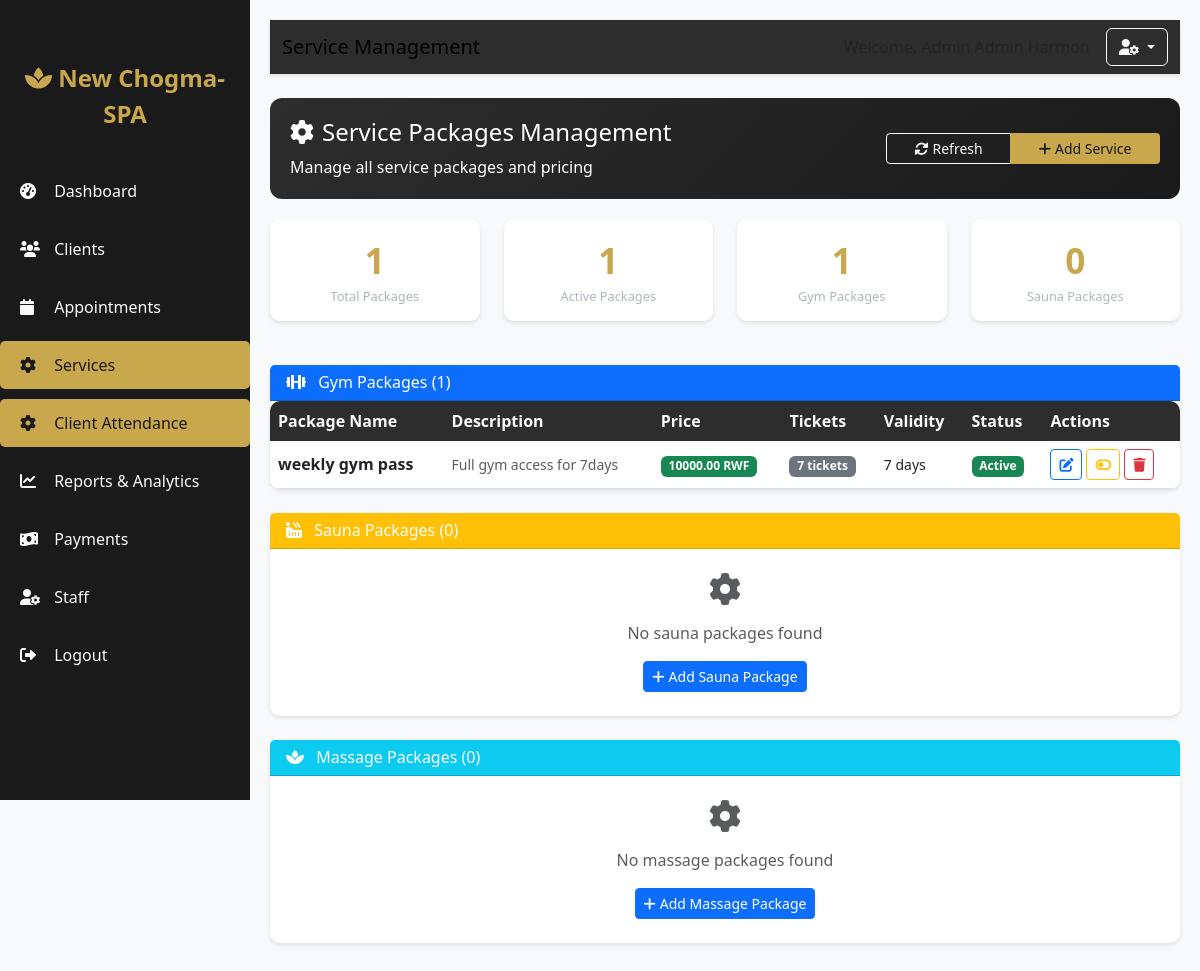
Screenshot of /admin-dashboard/services/ (signed in) with the database file from the repository.
### admin_app/models.py (models this page shows, shortened)
class ServicePackage(models.Model):
    SERVICE_TYPES = [
        ('gym', 'Gym'),
        ('sauna', 'Sauna'),
        ('massage', 'Massage'),
    ]
    DURATION_UNITS = [
        ('days', 'Days'),
        ('weeks', 'Weeks'),
        ('months', 'Months'),
    ]
    name = models.CharField(max_length=100)
    service_type = models.CharField(max_length=10, choices=SERVICE_TYPES)
    description = models.TextField(blank=True)
    price = models.DecimalField(max_digits=12, decimal_places=2, validators=[MinValueValidator(0)], help_text="Price in RWF")
    tickets_included = models.PositiveIntegerField(help_text="Number of tickets included (0 for unlimited)")
    validity_days = models.PositiveIntegerField(help_text="Package validity in days")
    is_active = models.BooleanField(default=True)
    auto_renew = models.BooleanField(default=False, help_text="Auto-renew package when expired")
    created_at = models.DateTimeField(auto_now_add=True)
    updated_at = models.DateTimeField(auto_now=True)
    class Meta:
        ordering = ['service_type', 'price']
        verbose_name = 'Service Package'
        verbose_name_plural = 'Service Packages'
    def is_unlimited(self):
        return self.tickets_included == 0
    def get_service_type_display(self):
        return dict(self.SERVICE_TYPES).get(self.service_type, self.service_type)

### admin_app/views.py (the view)
# urls.py: path('services/', views.service_management, name='service_management'),
@login_required
def service_management(request):
    if request.user.role != CustomUser.ADMIN:
        messages.error(request, 'You do not have permission to access this page.')
        return redirect('accounts:login')
    services = ServicePackage.objects.all().order_by('service_type', 'price')
    total_services = services.count()
    active_services = services.filter(is_active=True).count()
    service_types = {
        'gym': services.filter(service_type='gym'),
        'sauna': services.filter(service_type='sauna'),
        'massage': services.filter(service_type='massage'),
    }
    context = {
        'user': request.user,
        'services': services,
        'service_types': service_types,
        'total_services': total_services,
        'active_services': active_services,
        'active_tab': 'services',
    }
    return render(request, 'admin/service_management.html', context)

### accounts/models.py (called while the page is built)
    def get_full_name(self):
        return f"{self.first_name} {self.last_name}".strip()

### templates/admin/service_management.html (shortened to what this page needs)
{% extends 'admin/base.html' %}
{% block page_title %}Service Management{% endblock %}
{% block content %}
<div class="admin-section">
    <div class="row align-items-center">
        <div class="col-12 col-md-8">
            <h4><i class="fas fa-cog me-2"></i>Service Packages Management</h4>
            <p class="mb-0">Manage all service packages and pricing</p>
        </div>
        <div class="col-12 col-md-4 text-md-end mt-3 mt-md-0">
            <div class="btn-group w-100">
                <button class="btn btn-outline-light btn-sm" onclick="location.reload()">
                    <i class="fas fa-sync-alt me-1"></i>Refresh
                </button>
                <a href="{% url 'admin_app:add_service' %}" class="btn btn-accent btn-sm" style="background-color: var(--accent); color: var(--primary-dark);">
                    <i class="fas fa-plus me-1"></i>Add Service
                </a>
            </div>
        </div>
    </div>
</div>
<div class="row mb-4">
    <div class="col-6 col-md-3">
        <div class="card stat-card">
            <div class="stat-number">{{ total_services }}</div>
            <div class="stat-label">Total Packages</div>
        </div>
    </div>
    <div class="col-6 col-md-3">
        <div class="card stat-card">
            <div class="stat-number">{{ active_services }}</div>
            <div class="stat-label">Active Packages</div>
        </div>
    </div>
    <div class="col-6 col-md-3">
        <div class="card stat-card">
            <div class="stat-number">{{ service_types.gym.count }}</div>
            <div class="stat-label">Gym Packages</div>
        </div>
    </div>
    <div class="col-6 col-md-3">
        <div class="card stat-card">
            <div class="stat-number">{{ service_types.sauna.count }}</div>
            <div class="stat-label">Sauna Packages</div>
        </div>
    </div>
</div>
{% for service_type, packages in service_types.items %}
<div class="card mb-4">
    <div class="card-header {% if service_type == 'gym' %}bg-primary{% elif service_type == 'sauna' %}bg-warning text-dark{% else %}bg-info{% endif %} text-white">
        <h6 class="mb-0">
            <i class="fas
                {% if service_type == 'gym' %}fa-dumbbell{% endif %}
                {% if service_type == 'sauna' %}fa-hot-tub{% endif %}
                {% if service_type == 'massage' %}fa-spa{% endif %}
                me-2"></i>
            {{ packages.first.get_service_type_display|default:service_type|title }} Packages ({{ packages.count }})
        </h6>
    </div>
    <div class="card-body p-0">
        {% if packages %}
        <div class="table-responsive">
            <table class="table table-hover mb-0">
                <thead>
                    <tr>
                        <th>Package Name</th>
                        <th>Description</th>
                        <th>Price</th>
                        <th>Tickets</th>
                        <th>Validity</th>
                        <th>Status</th>
                        <th>Actions</th>
                    </tr>
                </thead>
                <tbody>
                    {% for package in packages %}
                    <tr>
                        <td>
                            <strong>{{ package.name }}</strong>
                        </td>
                        <td>
                            <small class="text-muted">{{ package.description|truncatewords:10 }}</small>
                        </td>
                        <td>
                            <span class="badge bg-success">{{ package.price }} RWF</span>
                        </td>
                        <td>
                            {% if package.is_unlimited %}
                            <span class="badge bg-info">Unlimited</span>
                            {% else %}
                            <span class="badge bg-secondary">{{ package.tickets_included }} tickets</span>
                            {% endif %}
                        </td>
                        <td>
                            <small>{{ package.validity_days }} days</small>
                        </td>
                        <td>
                            {% if package.is_active %}
                            <span class="badge bg-success">Active</span>
                            {% else %}
                            <span class="badge bg-danger">Inactive</span>
                            {% endif %}
                        </td>
                        <td>
                            <div class="action-buttons d-flex gap-1">
                                <a href="{% url 'admin_app:edit_service' package.id %}" class="btn btn-sm btn-outline-primary" title="Edit">
                                    <i class="fas fa-edit"></i>
                                </a>
                                <button class="btn btn-sm {% if package.is_active %}btn-outline-warning{% else %}btn-outline-success{% endif %} toggle-service-status"
                                        title="{% if package.is_active %}Deactivate{% else %}Activate{% endif %}"
                                        data-service-id="{{ package.id }}">
                                    <i class="fas {% if package.is_active %}fa-toggle-off{% else %}fa-toggle-on{% endif %}"></i>
                                </button>
                                <button class="btn btn-sm btn-outline-danger delete-service"
                                        title="Delete"
                                        data-service-id="{{ package.id }}"
                                        data-service-name="{{ package.name }}">
                                    <i class="fas fa-trash"></i>
                                </button>
                            </div>
                        </td>
                    </tr>
                    {% endfor %}
                </tbody>
            </table>
        </div>
        {% else %}
        <div class="text-center py-4">
            <i class="fas fa-cog fa-2x text-muted mb-3"></i>
            <p class="text-muted">No {{ service_type }} packages found</p>
            <a href="{% url 'admin_app:add_service' %}?service_type={{ service_type }}" class="btn btn-sm btn-primary">
                <i class="fas fa-plus me-1"></i>Add {{ service_type|title }} Package
            </a>
        </div>
        {% endif %}
    </div>
</div>
{% endfor %}
{% endblock %}

### templates/admin/base.html (style rules this page uses)
:root { --primary-dark: #1a1a1a; --primary-light: #2d2d2d; --accent: #c9a74d; --text-light: #f8f9fa; --text-muted: #adb5bd; }
body { background-color: #f8f9fa; font-family: 'Segoe UI', Tahoma, Geneva, Verdana, sans-serif; padding-bottom: 60px; }
.card { border: none; border-radius: 10px; box-shadow: 0 2px 4px rgba(0,0,0,0.1); margin-bottom: 20px; }
.stat-card { text-align: center; padding: 15px; }
.stat-number { font-size: 1.8rem; font-weight: bold; color: var(--accent); }
.stat-label { color: var(--text-muted); font-size: 0.8rem; }
.admin-section { background: linear-gradient(135deg, var(--primary-light) 0%, var(--primary-dark) 100%); color: white; padding: 20px; border-radius: 12px; margin-bottom: 20px; }
@media (min-width: 768px) { .stat-number { font-size: 2.2rem; } }
.table-responsive { border-radius: 10px; overflow: hidden; }
.table th { background-color: var(--primary-light); color: var(--text-light); border: none; }
.table td { vertical-align: middle; }
.action-buttons .btn { padding: 0.25rem 0.5rem; font-size: 0.875rem; }

### rows the page displays
ServicePackage: first.service_type "Gym", name "weekly gym pass", description "Full gym access for 7days", price "10000.00", tickets_included "7", validity_days "7", is_active "Active"

### other values shown
{{ total_services }} "1"
{{ active_services }} "1"
{{ service_types.gym.count }} "1"
{{ service_types.sauna.count }} "0"
{{ packages.count }} "1" "0" "0"
{{ packages.first.get_service_type_display|default:service_type|title }} "Sauna" "Massage"
{{ service_type }} "sauna" "massage"
{{ service_type|title }} "Sauna" "Massage"
